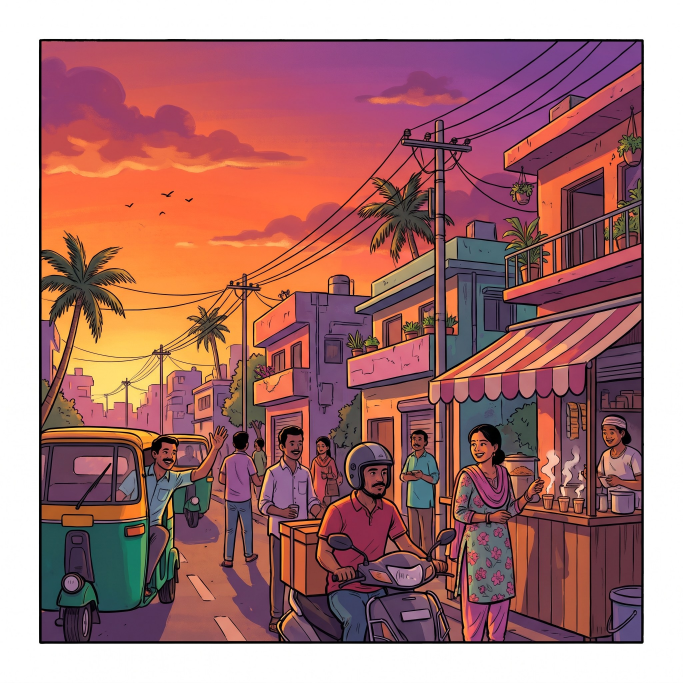
#> input picture productions/2026-11-gta6-mens-day/assets/gen/img-01-c1.jpg, 2048 x 2048 px (shown at 1/3 size); its folder holds 4 pictures in this run
$ python seamscore.py
#> lines starting #> are read from the running program, lines starting #| are printed output that depends on the picture
"""Seam score of an outpaint: how visible the photo's rectangle is in the RAW generated image
(median abs step across the border, 8 px out vs 8 px in, on a blurred copy). Lower = better."""
import sys, glob, cv2, numpy as np
CW, OX, OY = 3300, 722, 498
def score(f):
    g = cv2.GaussianBlur(cv2.resize(cv2.imread(f), (CW, CW), interpolation=cv2.INTER_AREA).astype(np.float32), (0, 0), 3)
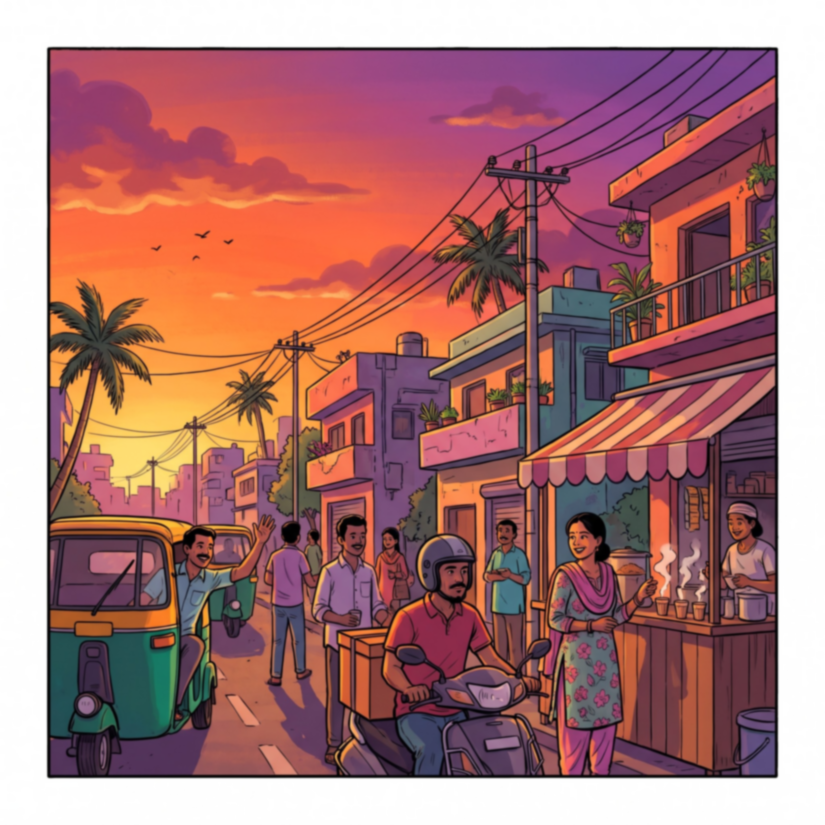
#> g: shape (3300, 3300, 3) float32 (shown at 1/4 size); mean B, G, R 118.6, 118.6, 170.8; drawn with min black and max white
    x0, x1, y0, y1, o = OX, OX + 1856, OY, OY + 2304, 10
    st = [np.abs(g[y0 - o, x0:x1] - g[y0 + o, x0:x1]), np.abs(g[y1 - o, x0:x1] - g[y1 + o, x0:x1]),
          np.abs(g[y0:y1, x0 - o] - g[y0:y1, x0 + o]), np.abs(g[y0:y1, x1 - o] - g[y0:y1, x1 + o])]
    return float(np.median(np.concatenate([s.mean(1) for s in st])))
if __name__ == '__main__':
    for f in sorted(glob.glob('work/gen/*.jpg')):
        print(f.split('/')[-1], round(score(f), 2))
#> pass 2 of the loop `for f in sorted(glob.glob('work/gen/*.jpg')):`:
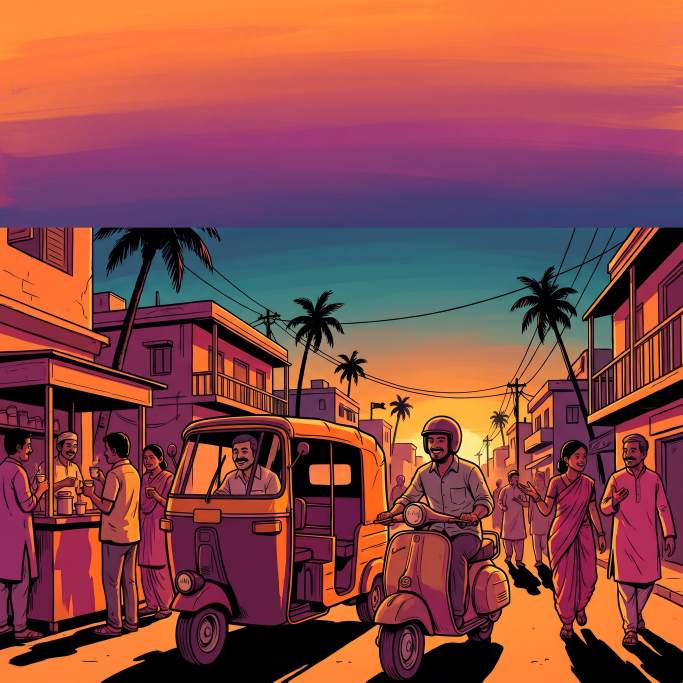
#> input picture productions/2026-11-gta6-mens-day/assets/gen/img-01-c2.jpg, 2048 x 2048 px (shown at 1/3 size)
#> in score (call 2), `g = cv2.GaussianBlur(cv2.resize(cv2.imread(f), (CW, CW), interpolation..`:
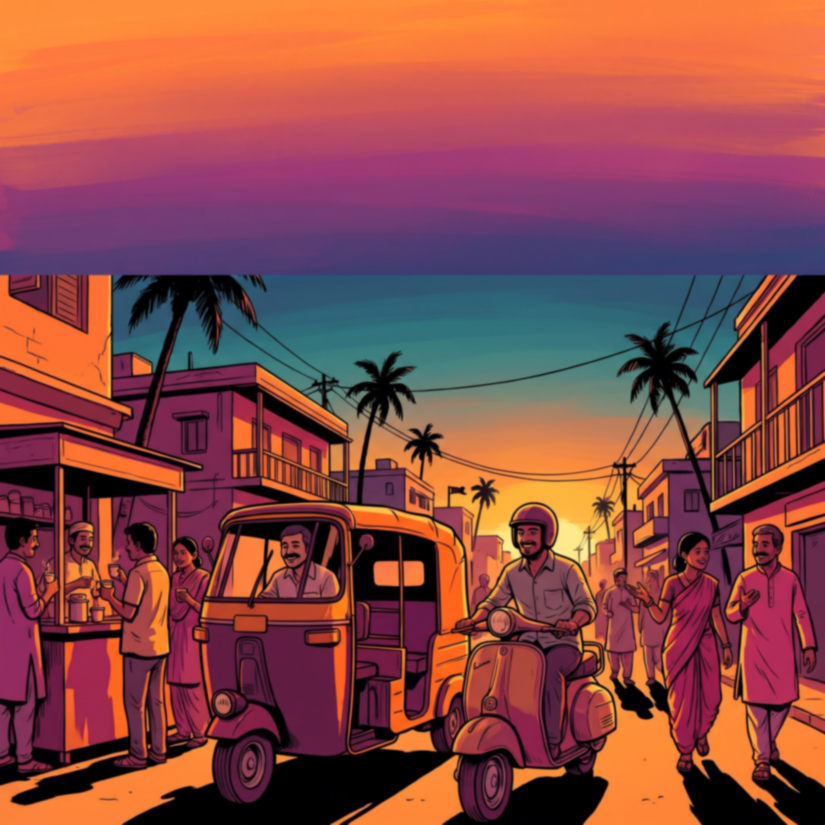
#> g: shape (3300, 3300, 3) float32 (shown at 1/4 size); mean B, G, R 71.1, 73.5, 139.8; drawn with min black and max white
